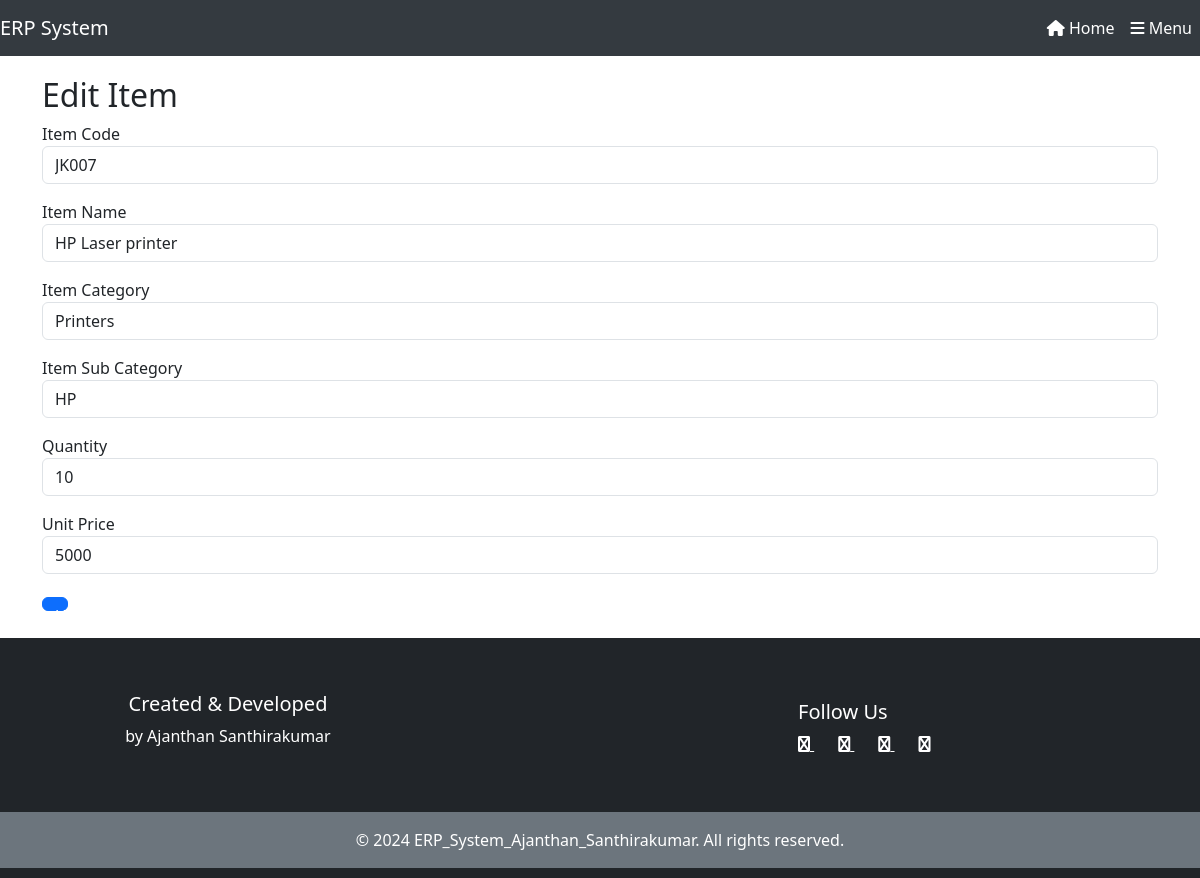
Page /items/item_edit.php?id=1 on the committed database.
### tables this page shows
CREATE TABLE `item` (
  `id` int(11) NOT NULL,
  `item_code` varchar(20) NOT NULL,
  `item_category` varchar(20) NOT NULL,
  `item_subcategory` varchar(20) NOT NULL,
  `item_name` varchar(20) NOT NULL,
  `quantity` varchar(20) NOT NULL,
  `unit_price` varchar(20) NOT NULL
);

### items/item_edit.php (the view, shortened to what this page needs)
<?php
include('../includes/header.php');
include('../includes/db.php');
$id = $_GET['id'];
$sql = "SELECT * FROM item WHERE id=$id";
$result = $conn->query($sql);
$item = $result->fetch_assoc();
?>
<div class="container">
    <h2>Edit Item</h2>
    <form action="item_update.php" method="POST">
        <div class="mb-3">
            <label for="item_code">Item Code</label>
            <input type="text" name="item_code" class="form-control" value="<?php echo $item['item_code']; ?>" required>
        </div>
        <div class="mb-3">
            <label for="item_name">Item Name</label>
            <input type="text" name="item_name" class="form-control" value="<?php echo $item['item_name']; ?>" required>
        </div>
        <div class="mb-3">
            <label for="item_category">Item Category</label>
            <select name="item_category" class="form-control" required>
                <?php
                $categories = mysqli_query($conn, "SELECT * FROM item_category");
                while ($category = mysqli_fetch_assoc($categories)) {
                    $selected = ($category['id'] == $item['item_category']) ? 'selected' : '';
                    echo "<option value='{$category['id']}' $selected>{$category['category']}</option>";
                }
                ?>
            </select>
        </div>
        <div class="mb-3">
            <label for="item_subcategory">Item Sub Category</label>
            <select name="item_subcategory" class="form-control" required>
                <?php
                $subcategories = mysqli_query($conn, "SELECT * FROM item_subcategory");
                while ($subcategory = mysqli_fetch_assoc($subcategories)) {
                    $selected = ($subcategory['id'] == $item['item_subcategory']) ? 'selected' : '';
                    echo "<option value='{$subcategory['id']}' $selected>{$subcategory['sub_category']}</option>";
                }
                ?>
            </select>
        </div>
        <div class="mb-3">
            <label for="quantity">Quantity</label>
            <input type="number" name="quantity" class="form-control" value="<?php echo $item['quantity']; ?>" required>
        </div>
        <div class="mb-3">
            <label for="unit_price">Unit Price</label>
            <input type="text" name="unit_price" class="form-control" value="<?php echo $item['unit_price']; ?>" required>
        </div>
        <button type="submit" class="btn btn-primary">Update Item</button>
    </form>
</div><br>
<?php include('../includes/footer.php'); ?>

### css/style.css (style rules this page uses)
body { background-color: #f8f9fa; font-family: Arial, sans-serif; margin: 0; padding: 0; }
.container { margin-top: 20px; }
.form-control { border-radius: 0.25rem; }
.btn { border-radius: 0.35rem; width: 10px; height: 10px; }

### rows in the picture
item: item_code "JK007", item_name "HP Laser printer", quantity "10", unit_price "5000"

### other values in the picture
form field item_category "Printers"
form field item_subcategory "HP"
